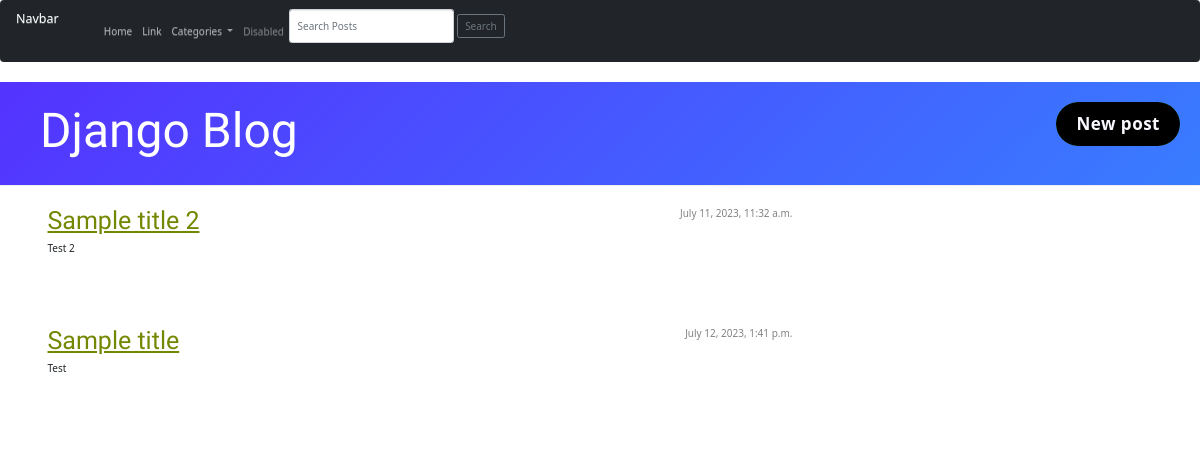
The app's page /, older data.
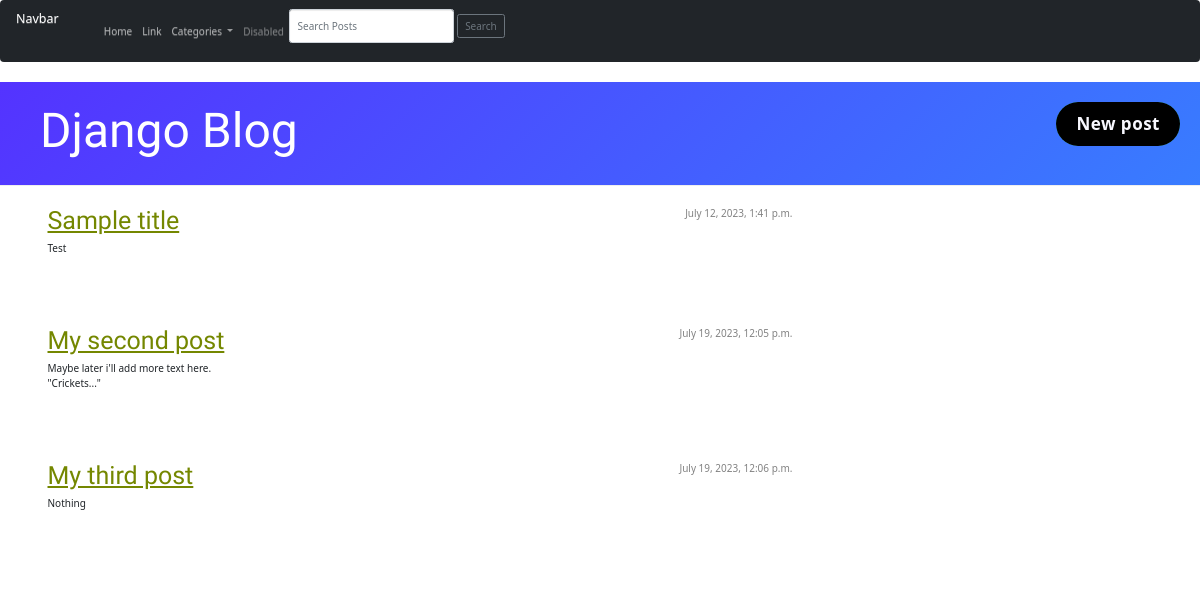
The same page, newer data.
### blog/models.py (models this page shows, shortened)
class Post(models.Model):
    author = models.ForeignKey(settings.AUTH_USER_MODEL, on_delete=models.CASCADE)
    title = models.CharField(max_length=200)
    text = models.TextField()
    created_date = models.DateTimeField(
        default=timezone.now)
    published_date = models.DateTimeField(
        blank=True, null=True)

### blog/views.py (the view)
# urls.py: re_path(r'^$', views.post_list, name='post_list'),
def post_list(request):
    posts = Post.objects.filter(published_date__lte=timezone.now()).order_by('published_date')
    return render(request, 'blog/post_list.html', {'posts': posts})

### blog/templates/blog/post_list.html
{% extends 'blog/base.html' %}
{% block content %}
    {% for post in posts %}
         <div class="post">
             <div class="date">
                 {{ post.published_date }}
             </div>
             <h1><a href="{% url 'post_detail' pk=post.pk %}">{{ post.title }}</a></h1>
             <p>{{ post.text|linebreaksbr }}</p>
        </div>
    {% endfor %}
{% endblock %}

Row changes from the older to the newer data that the page shows:
shown differently, row unchanged: Post "Sample title": moves up the list
changed Post: published_date "July 11, 2023, 11:32 a.m." → "July 19, 2023, 12:05 p.m."; title "Sample title 2" → "My second post"; text "Test 2" → "Maybe later i'll add more text here. \"Crickets...\""
added Post: published_date "July 19, 2023, 12:06 p.m.", title "My third post", text "Nothing"
